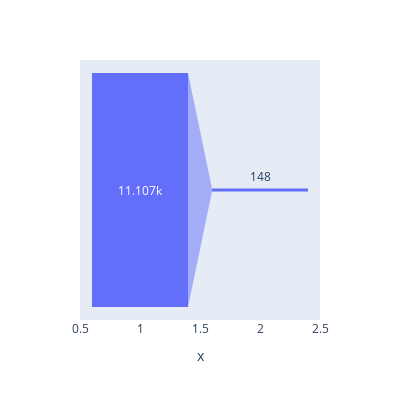

Notebook code for this chart:
### Code cell
import plotly.express as px
fig = px.funnel(y=love_agg['tweet.retweet_count'].values, x=love_agg['love_bin'].values,width=400, height=400)
fig.show()

### Figure 1 — Plotly figure (JSON) as saved in the notebook; plotly's stock layout.template omitted (floating-point values rounded to 4 significant figures)
{"data": [{"hovertemplate": "x=%{x}<br>y=%{y}<extra></extra>", "legendgroup": "", "marker": {"color": "#636efa"}, "name": "", "orientation": "v", "showlegend": false, "type": "funnel", "x": [1, 2], "xaxis": "x", "y": [11107, 148], "yaxis": "y"}], "layout": {"height": 400, "legend": {"tracegroupgap": 0}, "margin": {"t": 60}, "width": 400, "xaxis": {"anchor": "y", "domain": [0, 1], "title": {"text": "x"}}, "yaxis": {"anchor": "x", "domain": [0, 1], "title": {"text": "y"}}}}
